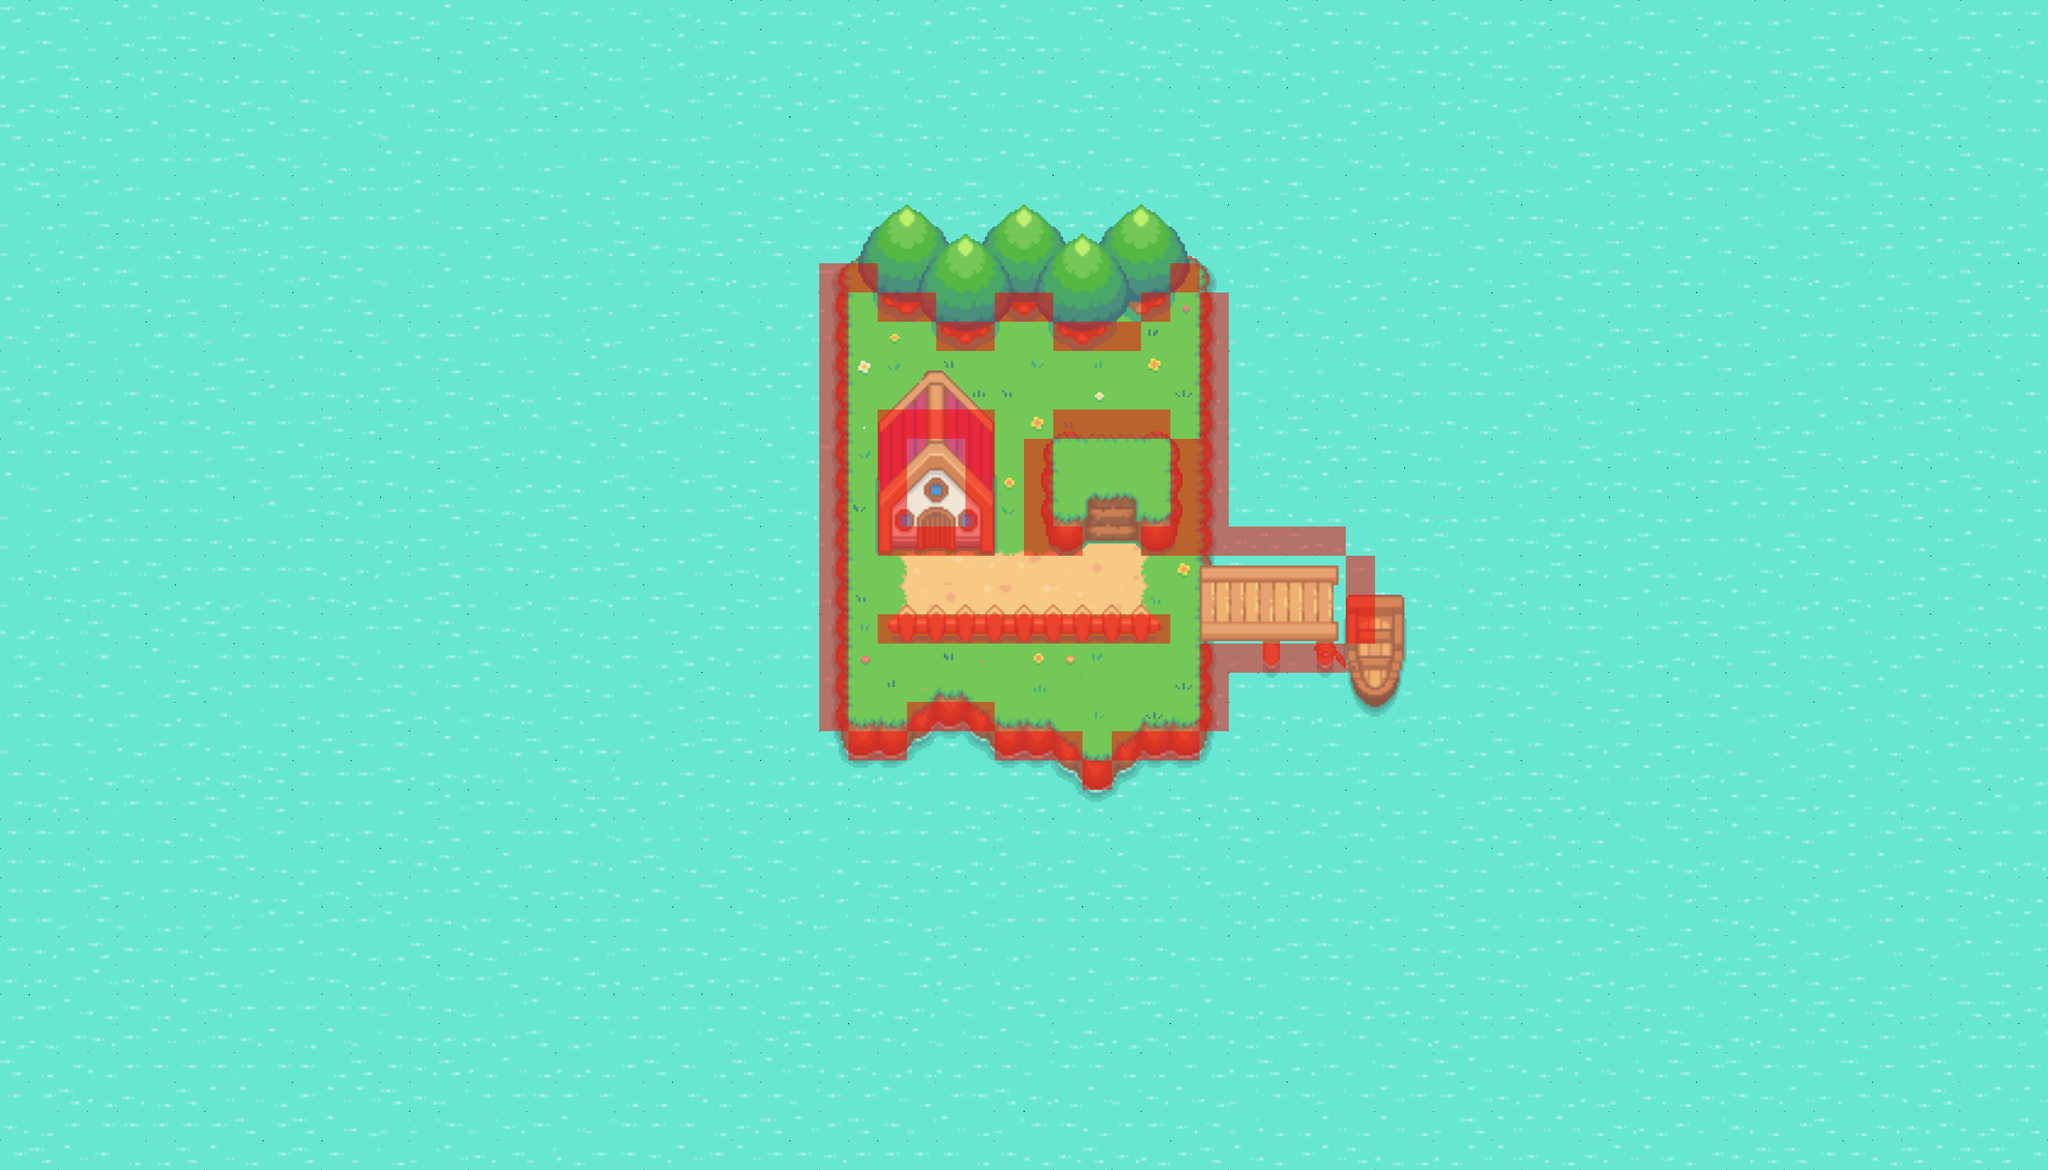

Below is a game level as drawn by its tile map, then a one-line description and the .tmx that defines it (tile-layer data replaced by summaries):
An orthogonal 70x40 tile map with 48x48 px tiles, 12 tile layers (Ocean, Island, Paths, Grass/Flowers, ...), 2 tilesets.

<map version="1.8" tiledversion="1.8.5" orientation="orthogonal" renderorder="right-down" width="70" height="40" tilewidth="48" tileheight="48" infinite="0" nextlayerid="13" nextobjectid="1">
 <tileset firstgid="1" source="DC Dimensional Dungeon.tsx" />
 <tileset firstgid="1025" source="Collision.tsx" />
 <layer id="1" name="Ocean" width="70" height="40">
  <data>[2800 cells, 2800 non-empty, 9 distinct tile ids]</data>
 </layer>
 <layer id="2" name="Island" width="70" height="40">
  <data>[2800 cells, 278 non-empty, 77 distinct tile ids]</data>
 </layer>
 <layer id="7" name="Paths" width="70" height="40">
  <data>[2800 cells, 36 non-empty, 12 distinct tile ids]</data>
 </layer>
 <layer id="8" name="Grass/Flowers" width="70" height="40">
  <data>[2800 cells, 44 non-empty, 30 distinct tile ids]</data>
 </layer>
 <layer id="9" name="Fence" width="70" height="40">
  <data>[2800 cells, 20 non-empty, 8 distinct tile ids]</data>
 </layer>
 <layer id="10" name="Dock" width="70" height="40">
  <data>[2800 cells, 48 non-empty, 48 distinct tile ids]</data>
 </layer>
 <layer id="5" name="Trees 1" width="70" height="40">
  <data>[2800 cells, 48 non-empty, 16 distinct tile ids]</data>
 </layer>
 <layer id="6" name="Trees 2" width="70" height="40">
  <data>[2800 cells, 32 non-empty, 16 distinct tile ids]</data>
 </layer>
 <layer id="3" name="Plateau" width="70" height="40">
  <data>[2800 cells, 35 non-empty, 35 distinct tile ids]</data>
 </layer>
 <layer id="4" name="House" width="70" height="40">
  <data>[2800 cells, 48 non-empty, 48 distinct tile ids]</data>
 </layer>
 <layer id="11" name="Collision" width="70" height="40" opacity="0.5">
  <data>[2800 cells, 101 non-empty, 1 distinct tile ids]</data>
 </layer>
 <layer id="12" name="Foreground Tiles" width="70" height="40">
  <data>[2800 cells, 18 non-empty, 12 distinct tile ids]</data>
 </layer>
</map>